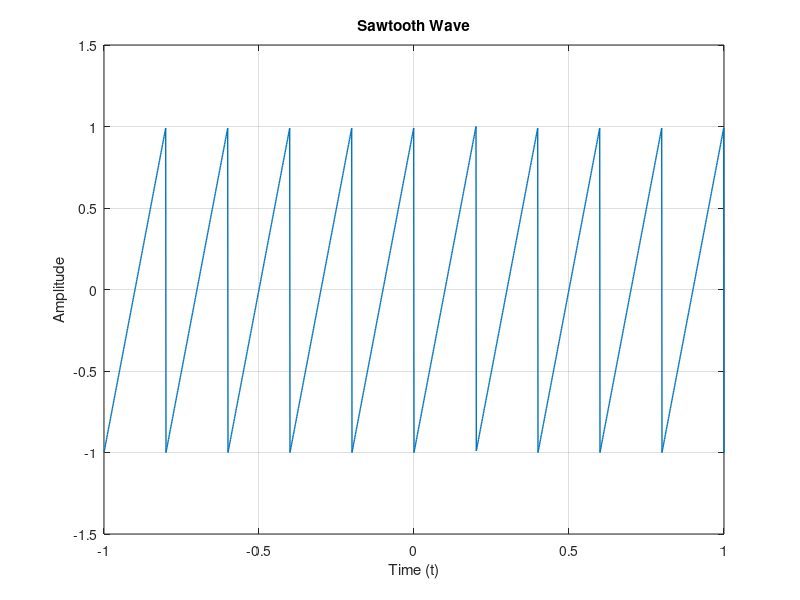

The MATLAB script that drew this image:
clc;
close all;
clear all;

t = -1:0.001:1;

f = 5;   % frequency in Hz

x = sawtooth(2*pi*f*t);

plot(t, x, 'LineWidth', 1);

grid on;

title('Sawtooth Wave');
xlabel('Time (t)');
ylabel('Amplitude');

ylim([-1.5 1.5]);
